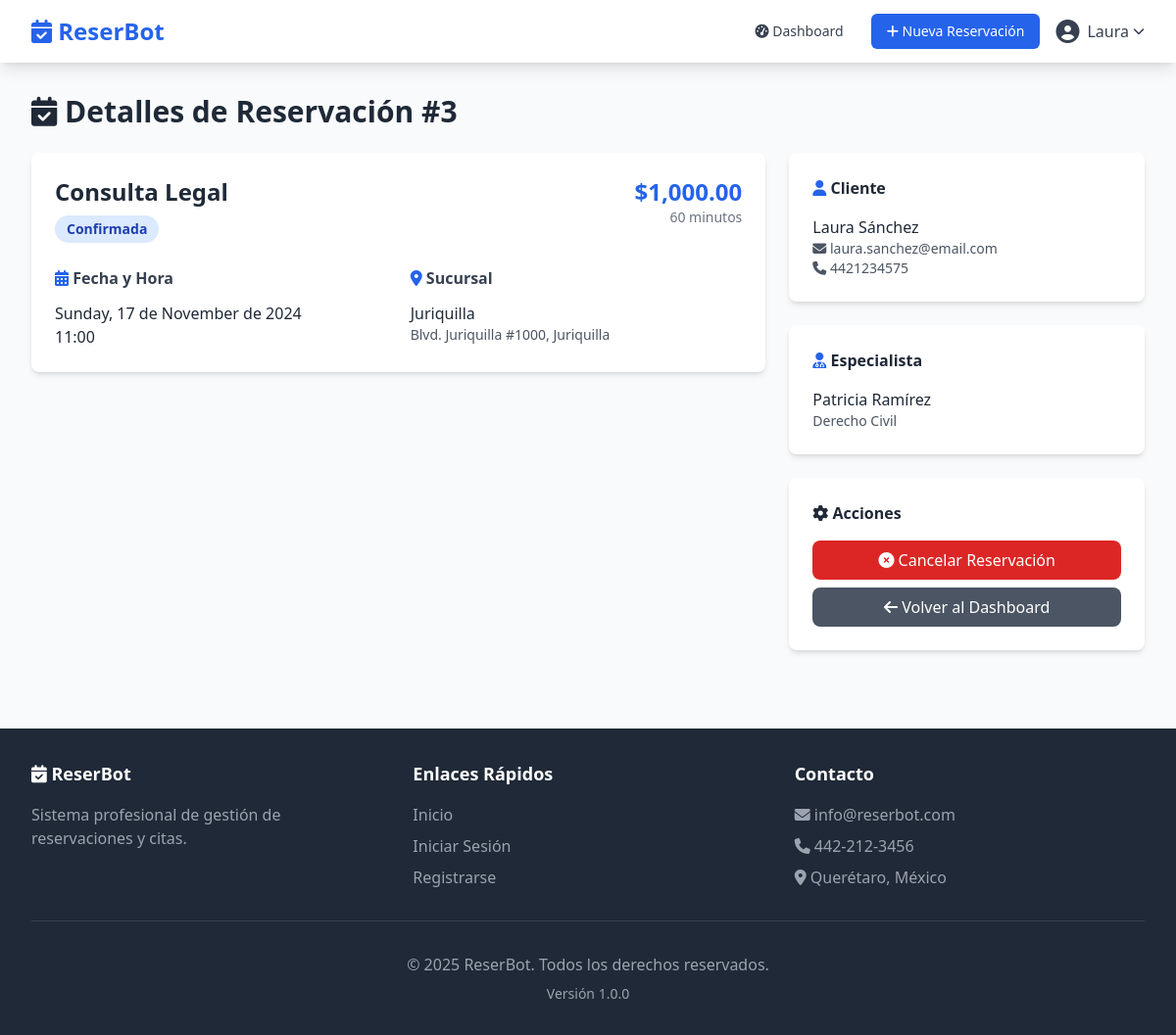
/reservacion/ver/3 (signed in), run on the app's committed database.
### tables this page shows
CREATE TABLE reservaciones (
    id INT AUTO_INCREMENT PRIMARY KEY,
    cliente_id INT NOT NULL,
    especialista_id INT NOT NULL,
    servicio_id INT NOT NULL,
    sucursal_id INT NOT NULL,
    fecha_hora DATETIME NOT NULL,
    duracion INT NOT NULL COMMENT 'Duración en minutos',
    estado VARCHAR(50) DEFAULT 'pendiente' COMMENT 'pendiente, confirmada, completada, cancelada',
    notas TEXT,
    motivo_cancelacion TEXT,
    precio DECIMAL(10, 2),
    fecha_creacion DATETIME DEFAULT CURRENT_TIMESTAMP,
    fecha_actualizacion DATETIME DEFAULT CURRENT_TIMESTAMP ON UPDATE CURRENT_TIMESTAMP,
    FOREIGN KEY (cliente_id) REFERENCES usuarios(id) ON DELETE CASCADE,
    FOREIGN KEY (especialista_id) REFERENCES especialistas(id) ON DELETE CASCADE,
    FOREIGN KEY (servicio_id) REFERENCES servicios(id) ON DELETE CASCADE,
    FOREIGN KEY (sucursal_id) REFERENCES sucursales(id) ON DELETE CASCADE,
    INDEX idx_cliente (cliente_id),
    INDEX idx_especialista (especialista_id),
    INDEX idx_fecha (fecha_hora),
    INDEX idx_estado (estado)
);

CREATE TABLE servicios (
    id INT AUTO_INCREMENT PRIMARY KEY,
    categoria_id INT NOT NULL,
    nombre VARCHAR(150) NOT NULL,
    descripcion TEXT,
    duracion INT NOT NULL COMMENT 'Duración en minutos',
    precio DECIMAL(10, 2) NOT NULL,
    activo BOOLEAN DEFAULT TRUE,
    fecha_creacion DATETIME DEFAULT CURRENT_TIMESTAMP,
    FOREIGN KEY (categoria_id) REFERENCES categorias_servicio(id) ON DELETE CASCADE,
    INDEX idx_categoria (categoria_id),
    INDEX idx_activo (activo)
);

CREATE TABLE sucursales (
    id INT AUTO_INCREMENT PRIMARY KEY,
    nombre VARCHAR(150) NOT NULL,
    direccion TEXT,
    ciudad VARCHAR(100) DEFAULT 'Querétaro',
    estado VARCHAR(100) DEFAULT 'Querétaro',
    codigo_postal VARCHAR(10),
    telefono VARCHAR(20),
    email VARCHAR(150),
    horario_apertura TIME DEFAULT '08:00:00',
    horario_cierre TIME DEFAULT '20:00:00',
    activo BOOLEAN DEFAULT TRUE,
    latitud DECIMAL(10, 8),
    longitud DECIMAL(11, 8),
    fecha_creacion DATETIME DEFAULT CURRENT_TIMESTAMP,
    INDEX idx_activo (activo)
);

CREATE TABLE usuarios (
    id INT AUTO_INCREMENT PRIMARY KEY,
    nombre VARCHAR(100) NOT NULL,
    apellido VARCHAR(100) NOT NULL,
    email VARCHAR(150) UNIQUE NOT NULL,
    password VARCHAR(255) NOT NULL,
    telefono VARCHAR(20),
    rol_id INT NOT NULL DEFAULT 4 COMMENT '1=Superadmin, 2=Admin, 3=Especialista, 4=Cliente, 5=Recepcionista',
    activo BOOLEAN DEFAULT TRUE,
    intentos_login INT DEFAULT 0,
    bloqueado_hasta DATETIME NULL,
    fecha_registro DATETIME DEFAULT CURRENT_TIMESTAMP,
    ultima_conexion DATETIME NULL,
    INDEX idx_email (email),
    INDEX idx_rol (rol_id)
);

CREATE TABLE especialistas (
    id INT AUTO_INCREMENT PRIMARY KEY,
    usuario_id INT NOT NULL,
    sucursal_id INT NOT NULL,
    especialidad VARCHAR(150),
    biografia TEXT,
    titulo VARCHAR(200),
    cedula_profesional VARCHAR(50),
    foto VARCHAR(255),
    calificacion_promedio DECIMAL(3, 2) DEFAULT 0.00,
    total_calificaciones INT DEFAULT 0,
    activo BOOLEAN DEFAULT TRUE,
    fecha_registro DATETIME DEFAULT CURRENT_TIMESTAMP,
    FOREIGN KEY (usuario_id) REFERENCES usuarios(id) ON DELETE CASCADE,
    FOREIGN KEY (sucursal_id) REFERENCES sucursales(id) ON DELETE CASCADE,
    INDEX idx_usuario (usuario_id),
    INDEX idx_sucursal (sucursal_id),
    INDEX idx_activo (activo)
);

### app/controllers/ReservacionController.php (called while the page is built, shortened)
<?php
class ReservacionController extends BaseController {
    private $reservacionModel;
    public function __construct() {
        $this->reservacionModel = new Reservacion();
    }
    public function ver($id = null) {
        $reservacion = $this->reservacionModel->findById($id);
        $data = [
            'title' => 'Reservación #' . $id . ' - ' . APP_NAME,
            'reservacion' => $reservacion,
            'csrf_token' => $this->generateCsrfToken()
        ];
        $this->view('reservations/ver', $data);
    }
}

### index.php (called while the page is built, shortened)
<?php
spl_autoload_register(function ($class) {
    $controller_file = CONTROLLERS_PATH . $class . '.php';
    if (file_exists($controller_file)) {
        return;
    }
    $model_file = MODELS_PATH . $class . '.php';
    if (file_exists($model_file)) {
        return;
    }
});
function getUrl() {
    return isset($_GET['url']) ? rtrim($_GET['url'], '/') : '';
}
$url = getUrl();
$url = filter_var($url, FILTER_SANITIZE_URL);
$url = explode('/', $url);
$method = isset($url[1]) && !empty($url[1]) ? $url[1] : 'index';
$params = array_slice($url, 2);
$controller = new $controllerName();
call_user_func_array([$controller, $method], $params);

### config/database.php (called while the page is built, shortened)
<?php
class Database {
    private static $instance = null;
    private $connection;
    private function __construct() {
        try {
            $dsn = "mysql:host=" . DB_HOST . ";dbname=" . DB_NAME . ";charset=" . DB_CHARSET;
            $options = [
                PDO::ATTR_ERRMODE => PDO::ERRMODE_EXCEPTION,
                PDO::ATTR_DEFAULT_FETCH_MODE => PDO::FETCH_ASSOC,
                PDO::ATTR_EMULATE_PREPARES => false,
                PDO::MYSQL_ATTR_INIT_COMMAND => "SET NAMES " . DB_CHARSET
            ];
            $this->connection = new PDO($dsn, DB_USER, DB_PASS, $options);
        } catch (PDOException $e) {
            error_log("Database Connection Error: " . $e->getMessage());
            die("Error de conexión a la base de datos. Por favor, revise la configuración.");
        }
    }
    public static function getInstance() {
        if (self::$instance === null) {
            self::$instance = new self();
        }
        return self::$instance;
    }
    public function query($sql, $params = []) {
        try {
            $stmt = $this->connection->prepare($sql);
            $stmt->execute($params);
            return $stmt;
        } catch (PDOException $e) {
            error_log("Query Error: " . $e->getMessage() . " SQL: " . $sql);
            throw $e;
        }
    }
    public function fetch($sql, $params = []) {
        $stmt = $this->query($sql, $params);
        return $stmt->fetch();
    }
}

### app/models/Reservacion.php (called while the page is built, shortened)
<?php
class Reservacion {
    private $db;
    public function __construct() {
        $this->db = Database::getInstance();
    }
    public function findById($id) {
        $sql = "SELECT r.*,
                u.nombre as cliente_nombre, u.apellido as cliente_apellido,
                u.email as cliente_email, u.telefono as cliente_telefono,
                e.especialidad, ue.nombre as especialista_nombre, ue.apellido as especialista_apellido,
                s.nombre as servicio_nombre, s.duracion as servicio_duracion, s.precio as servicio_precio,
                su.nombre as sucursal_nombre, su.direccion as sucursal_direccion
                FROM reservaciones r
                INNER JOIN usuarios u ON r.cliente_id = u.id
                INNER JOIN especialistas e ON r.especialista_id = e.id
                INNER JOIN usuarios ue ON e.usuario_id = ue.id
                INNER JOIN servicios s ON r.servicio_id = s.id
                INNER JOIN sucursales su ON r.sucursal_id = su.id
                WHERE r.id = ? LIMIT 1";
        return $this->db->fetch($sql, [$id]);
    }
}

### app/views/reservations/ver.php (the view, shortened to what this page needs)
<?php require_once VIEWS_PATH . 'layouts/header.php'; ?>
<div class="mb-6">
    <h1 class="text-3xl font-bold text-gray-800">
        <i class="fas fa-calendar-check"></i> Detalles de Reservación #<?php echo $reservacion['id']; ?>
    </h1>
</div>
<div class="grid grid-cols-1 lg:grid-cols-3 gap-6">
    <div class="lg:col-span-2">
        <div class="bg-white rounded-lg shadow-md p-6 mb-6">
            <div class="flex justify-between items-start mb-6">
                <div>
                    <h2 class="text-2xl font-semibold text-gray-800">
                        <?php echo htmlspecialchars($reservacion['servicio_nombre']); ?>
                    </h2>
                    <?php
                    $statusColors = [
                        'pendiente' => 'bg-yellow-100 text-yellow-800',
                        'confirmada' => 'bg-blue-100 text-blue-800',
                        'completada' => 'bg-green-100 text-green-800',
                        'cancelada' => 'bg-red-100 text-red-800'
                    ];
                    $color = $statusColors[$reservacion['estado']] ?? 'bg-gray-100 text-gray-800';
                    ?>
                    <span class="inline-block mt-2 px-3 py-1 text-sm font-semibold rounded-full <?php echo $color; ?>">
                        <?php echo ucfirst($reservacion['estado']); ?>
                    </span>
                </div>
                <div class="text-right">
                    <p class="text-2xl font-bold text-blue-600">
                        $<?php echo number_format($reservacion['precio'], 2); ?>
                    </p>
                    <p class="text-sm text-gray-500">
                        <?php echo $reservacion['duracion']; ?> minutos
                    </p>
                </div>
            </div>
            <div class="grid grid-cols-1 md:grid-cols-2 gap-6">
                <div>
                    <h3 class="font-semibold text-gray-700 mb-3">
                        <i class="fas fa-calendar-alt text-blue-600"></i> Fecha y Hora
                    </h3>
                    <p class="text-gray-800 font-medium">
                        <?php echo date('l, d \d\e F \d\e Y', strtotime($reservacion['fecha_hora'])); ?>
                    </p>
                    <p class="text-gray-800 font-medium">
                        <?php echo date('H:i', strtotime($reservacion['fecha_hora'])); ?>
                    </p>
                </div>
                <div>
                    <h3 class="font-semibold text-gray-700 mb-3">
                        <i class="fas fa-map-marker-alt text-blue-600"></i> Sucursal
                    </h3>
                    <p class="text-gray-800"><?php echo htmlspecialchars($reservacion['sucursal_nombre']); ?></p>
                    <p class="text-sm text-gray-600"><?php echo htmlspecialchars($reservacion['sucursal_direccion']); ?></p>
                </div>
            </div>
        </div>
    </div>
    <div class="lg:col-span-1">
        <div class="bg-white rounded-lg shadow-md p-6 mb-6">
            <h3 class="font-semibold text-gray-800 mb-4">
                <i class="fas fa-user text-blue-600"></i> Cliente
            </h3>
            <p class="text-gray-800 font-medium">
                <?php echo htmlspecialchars($reservacion['cliente_nombre'] . ' ' . $reservacion['cliente_apellido']); ?>
            </p>
            <p class="text-sm text-gray-600">
                <i class="fas fa-envelope"></i> <?php echo htmlspecialchars($reservacion['cliente_email']); ?>
            </p>
            <?php if ($reservacion['cliente_telefono']): ?>
                <p class="text-sm text-gray-600">
                    <i class="fas fa-phone"></i> <?php echo htmlspecialchars($reservacion['cliente_telefono']); ?>
                </p>
            <?php endif; ?>
        </div>
        <div class="bg-white rounded-lg shadow-md p-6 mb-6">
            <h3 class="font-semibold text-gray-800 mb-4">
                <i class="fas fa-user-md text-blue-600"></i> Especialista
            </h3>
            <p class="text-gray-800 font-medium">
                <?php echo htmlspecialchars($reservacion['especialista_nombre'] . ' ' . $reservacion['especialista_apellido']); ?>
            </p>
            <p class="text-sm text-gray-600">
                <?php echo htmlspecialchars($reservacion['especialidad']); ?>
            </p>
        </div>
        <div class="bg-white rounded-lg shadow-md p-6">
            <h3 class="font-semibold text-gray-800 mb-4">
                <i class="fas fa-cog"></i> Acciones
            </h3>
            <?php if ($reservacion['estado'] == 'pendiente' || $reservacion['estado'] == 'confirmada'): ?>
                <?php if ($_SESSION['rol_id'] == ROLE_CLIENTE && $reservacion['cliente_id'] == $_SESSION['user_id']): ?>
                    <button onclick="cancelarReservacion()"
                            class="w-full bg-red-600 text-white px-4 py-2 rounded-lg hover:bg-red-700 mb-2">
                        <i class="fas fa-times-circle"></i> Cancelar Reservación
                    </button>
                <?php endif; ?>
            <?php endif; ?>
            <a href="<?php echo BASE_URL; ?>/dashboard"
               class="block w-full text-center bg-gray-600 text-white px-4 py-2 rounded-lg hover:bg-gray-700">
                <i class="fas fa-arrow-left"></i> Volver al Dashboard
            </a>
        </div>
    </div>
</div>
<?php require_once VIEWS_PATH . 'layouts/footer.php'; ?>

### public/css/style.css (style rules this page uses)
* { transition: all 0.3s ease; }

### data on the page
reservaciones: id "3", servicio.nombre "Consulta Legal", estado "Confirmada", precio "1,000.00", duracion "60", fecha_hora "Sunday, 17 de November de 2024", fecha_hora "11:00", sucursal.nombre "Juriquilla", sucursal.direccion "Blvd. Juriquilla #1000, Juriquilla", cliente.apellido "Laura Sánchez", cliente.email "laura.sanchez@email.com", cliente.telefono "4421234575", usuarios.nombre+apellido "Patricia Ramírez", especialista.especialidad "Derecho Civil"

### other printed values
APP_NAME "ReserBot"
$_SESSION['nombre'] "Laura"
APP_VERSION "1.0.0"
